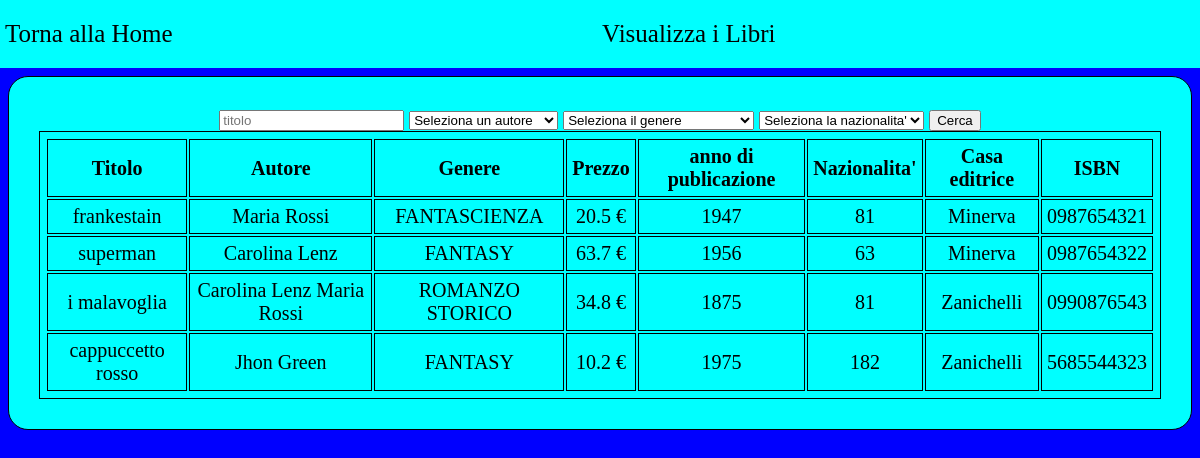
Screenshot of /pagineDeprecate/visualizzaLibriNoDataTable.php with the database file from the repository.
### tables this page shows
CREATE TABLE IF NOT EXISTS `libri` (
  `ISBN` varchar(10) NOT NULL,
  `titolo` varchar(50) NOT NULL,
  `genere` int(11) NOT NULL,
  `prezzo` float NOT NULL CHECK (`prezzo` > 0),
  `anno_publicazione` int(11) DEFAULT NULL CHECK (`anno_publicazione` > 0),
  `id_casa_editrice` int(11) NOT NULL,
  PRIMARY KEY (`ISBN`),
  KEY `genere` (`genere`),
  KEY `id_casa_editrice` (`id_casa_editrice`),
  CONSTRAINT `libri_ibfk_1` FOREIGN KEY (`genere`) REFERENCES `generi` (`id`),
  CONSTRAINT `libri_ibfk_2` FOREIGN KEY (`id_casa_editrice`) REFERENCES `casa_editrice` (`id`)
);

CREATE TABLE IF NOT EXISTS `generi` (
  `id` int(11) NOT NULL AUTO_INCREMENT,
  `genere` varchar(20) NOT NULL,
  PRIMARY KEY (`id`),
  UNIQUE KEY `genere` (`genere`)
);

CREATE TABLE IF NOT EXISTS `autori` (
  `cf` varchar(16) NOT NULL,
  `nome` varchar(20) NOT NULL,
  `cognome` varchar(20) NOT NULL,
  `nazionalità` int(11) NOT NULL,
  `data_nascita` date DEFAULT NULL,
  PRIMARY KEY (`cf`),
  KEY `nazionalità` (`nazionalità`),
  CONSTRAINT `autori_ibfk_1` FOREIGN KEY (`nazionalità`) REFERENCES `nazioni` (`id`)
);

CREATE TABLE IF NOT EXISTS `casa_editrice` (
  `id` int(11) NOT NULL AUTO_INCREMENT,
  `nome` varchar(30) NOT NULL,
  `via` varchar(50) NOT NULL,
  `citta` varchar(30) NOT NULL,
  PRIMARY KEY (`id`)
);

### pagineDeprecate/visualizzaLibriNoDataTable.php (the view, shortened to what this page needs)
<?php
    include "connessione.php";
    $conn = mysqli_connect($hostname, $username, $password, $dbname);
    $query = "SELECT * FROM autori";
    $risultato = mysqli_query($conn, $query);
    if ($risultato) {
        $autori = array();
        while ($autore = mysqli_fetch_assoc($risultato)) {
            $autori[] = $autore;
        }
    } else {
        echo "Errore nella query: " . mysqli_error($conn);
    }
    $query = "SELECT * FROM generi";
    $risultato = mysqli_query($conn, $query);
    if ($risultato) {
        $generi = array();
        while ($genere = mysqli_fetch_assoc($risultato)) {
            $generi[] = $genere;
        }
    } else {
        echo "Errore nella query: " . mysqli_error($conn);
    }
    $query = "SELECT * FROM casa_editrice";
    $risultato = mysqli_query($conn, $query);
    if ($risultato) {
        $case = array();
        while ($casa = mysqli_fetch_assoc($risultato)) {
            $case[] = $casa;
        }
    } else {
        echo "Errore nella query: " . mysqli_error($conn);
    }
    $query = "SELECT * FROM libri";
    $risultato = mysqli_query($conn, $query);
    if ($risultato) {
        $libri = array();
        while ($libro = mysqli_fetch_assoc($risultato)) {
            $libri[] = $libro;
        }
    } else {
        echo "Errore nella query: " . mysqli_error($conn);
    }
    $query = "SELECT * FROM autori_libri";
    $risultato = mysqli_query($conn, $query);
    if ($risultato) {
        $scrittori = array();
        while ($scrittore = mysqli_fetch_assoc($risultato)) {
            $scrittori[] = $scrittore;
        }
    } else {
        echo "Errore nella query: " . mysqli_error($conn);
    }
?>
<!DOCTYPE html>
<html lang="en">
<head>
    <link rel="stylesheet" href="../css/style.css">
</head>
<body>
    <header>
        <div>
            <a href="menu.php">Torna alla Home</a>
        </div>
        <div>
            Visualizza i Libri
        </div>
    </header>
    <div id="contenuto">
        <div>
            <form action="<?php $_SERVER['PHP_SELF']?>" method="post">
                <input type="text" placeholder="titolo" name="titolo">
                <select name="autore" id="autore">
                    <option value="">Seleziona un autore</option>
                </select>
                <select name="genere" id="genere">
                <option value="">Seleziona il genere</option>
                </select>
                <select name="naziolita" id="nazionalita" name="nazionalita">
                    <option value="">Seleziona la nazionalita'</option>
                </select>
                <input type="submit" value="Cerca">
            </form>
        </div>
    <?php
        echo "<table>";
        echo "<tr><th>Titolo</th><th>Autore</th><th>Genere</th><th>Prezzo</th><th>anno di publicazione</th><th>Nazionalita'</th><th>Casa editrice</th><th>ISBN</th>";
        for ($i=0; $i < count($libri) ; $i++) {
            $titolo = $libri[$i]['titolo'];
            $autore = "";
            $id_genere = $libri[$i]['genere'];
            $prezzo = $libri[$i]['prezzo'];
            $anno_publicazione = $libri[$i]['anno_publicazione'];
            $nazionalita = "";
            $id_casa_editrice = $libri[$i]['id_casa_editrice'];
            $ISBN = $libri[$i]['ISBN'];
            $genere = $generi[array_search($id_genere, array_column($generi, 'id'))]['genere'];
            $casa_editrice = $case[array_search($id_casa_editrice, array_column($case, 'id'))]['nome'];
            foreach ($scrittori as $scrittore) {
                if($scrittore['ISBN_Libro'] == $ISBN){
                    foreach ($autori as $a) {
                        if($a['cf'] == $scrittore['cf_autore']){
                            $nazionalita = $a['nazionalità'];
                            $autore .= $a['nome']." ".$a['cognome']."  ";
                        }
                    }
                }
            }
            if($_SERVER['REQUEST_METHOD'] === 'POST'){
                $dati = [
                    'titolo' => $titolo,
                    'autore' => $autore,
                    'genere' => $genere,
                    'nazionalita' => $nazionalita,
                ];
                $campiDaCercare = ['titolo', 'autore', 'genere', 'nazionalita'];
                $condizioni = [];
                foreach ($campiDaCercare as $campo) {
                    if (isset($_POST[$campo]) && isset($dati[$campo]) && $_POST[$campo] != "") {
                        $valoreCercato = $_POST[$campo];
                        $valoreDato = $dati[$campo];
                        if (stripos($valoreDato, $valoreCercato) !== false) {
                            echo "<tr><td>$titolo</td><td>$autore</td><td>$genere</td><td>$prezzo €</td><td>$anno_publicazione</td><td>$nazionalita</td><td>$casa_editrice</td><td>$ISBN</td></tr>";
                        }
                    }
                }
            }else{
                echo "<tr><td>$titolo</td><td>$autore</td><td>$genere</td><td>$prezzo €</td><td>$anno_publicazione</td><td>$nazionalita</td><td>$casa_editrice</td><td>$ISBN</td></tr>";
            }
        }
        echo "</table>";
    ?>
    </div>
</body>
</html>

### css/style.css (style rules this page uses)
table, th, tr, td { border: 1px solid black; padding: 5px; }
body { width: 100%; margin: 0; display: flex; flex-direction: column; align-items: center; background-color: blue; }
a { text-decoration: none; color: black; margin: 10px 0; }
header { background-color: aqua; width: 100%; padding: 20px 0; text-align: center; font-size: 25px; display: flex; justify-content: flex-start; }
header > div:nth-child(1) { padding: 0 5px; }
header > div:nth-child(2) { margin: auto; }
#contenuto { margin: 8px; text-align: center; background-color: aqua; border: solid black 1px; border-radius: 20px; padding: 30px; font-size: 20px; }

### rows the page displays
libri: titolo "frankestain", autore "Maria Rossi", genere.genere "FANTASCIENZA", prezzo "20.5", anno_publicazione "1947", id_casa_editrice.nome "Minerva", ISBN "0987654321"
autori: nazionalità "81"
libri: titolo "superman", autore "Carolina Lenz", genere.genere "FANTASY", prezzo "63.7", anno_publicazione "1956", id_casa_editrice.nome "Minerva", ISBN "0987654322"
autori: nazionalità "63"
libri: titolo "i malavoglia", autore "Carolina Lenz Maria Rossi", genere.genere "ROMANZO STORICO", prezzo "34.8", anno_publicazione "1875", id_casa_editrice.nome "Zanichelli", ISBN "0990876543"
libri: titolo "cappuccetto rosso", autore "Jhon Green", genere.genere "FANTASY", prezzo "10.2", anno_publicazione "1975", id_casa_editrice.nome "Zanichelli", ISBN "5685544323"
autori: nazionalità "182"
